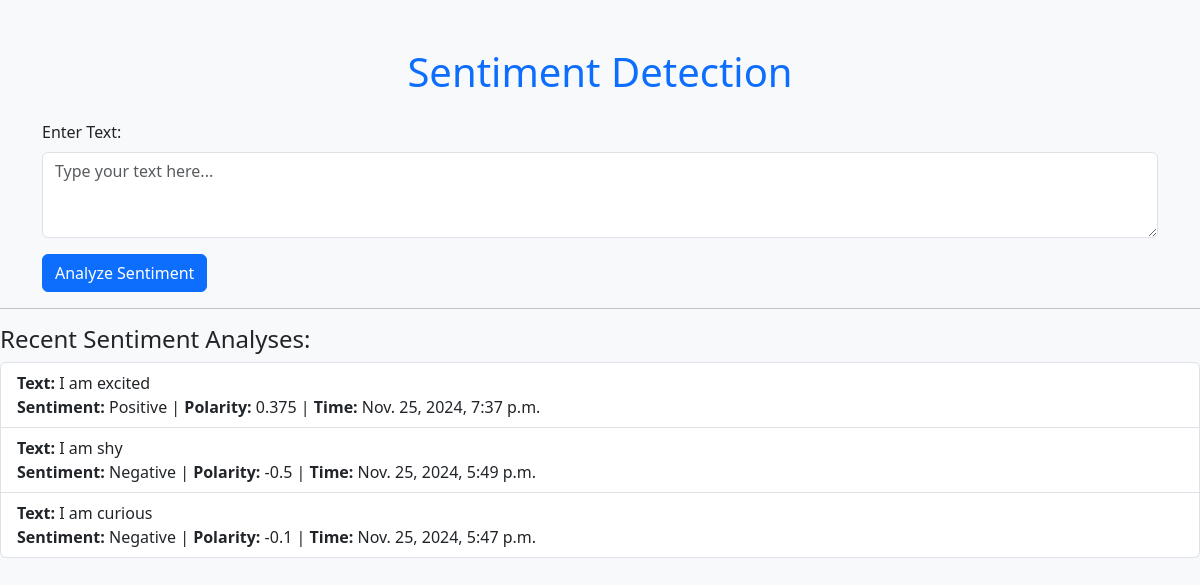
The page / on the database its author committed.
### sentiment_app/models.py (models this page shows, shortened)
class SentimentLog(models.Model):
    text = models.TextField()
    sentiment = models.CharField(max_length=10)
    polarity = models.FloatField()
    timestamp = models.DateTimeField(auto_now_add=True)

### sentiment_app/views.py (the view, shortened to what this page needs)
# urls.py: path('', views.sentiment_analysis, name='sentiment_analysis'),
def sentiment_analysis(request):
    context = {}
    context['history'] = SentimentLog.objects.all().order_by('-timestamp')[:5]
    return render(request, 'analyze.html', context)

### sentiment_app/templates/analyze.html (shortened to what this page needs)
{% load static %}
<!DOCTYPE html>
<html lang="en">
  <head>
    <link
      rel="stylesheet"
      href="https://cdn.jsdelivr.net/npm/bootstrap@5.3.0-alpha1/dist/css/bootstrap.min.css"
    />
  </head>
  <body class="bg-light">
    <div class="container mt-5">
      <h1 class="text-center text-primary">Sentiment Detection</h1>
      <form method="POST" class="mt-4">
        <div class="mb-3">
          <label for="text" class="form-label">Enter Text:</label>
          <textarea
            id="text"
            name="text"
            class="form-control"
            rows="3"
            placeholder="Type your text here..."
          >
{{ user_text|default:'' }}</textarea
          >
        </div>
        <button type="submit" class="btn btn-primary">Analyze Sentiment</button>
      </form>
    </div>
    <hr />
    <h4>Recent Sentiment Analyses:</h4>
    <ul class="list-group">
      {% for log in history %}
      <li class="list-group-item">
        <strong>Text:</strong> {{ log.text }} <br />
        <strong>Sentiment:</strong> {{ log.sentiment }} |
        <strong>Polarity:</strong> {{ log.polarity }} |
        <strong>Time:</strong> {{ log.timestamp }}
      </li>
      {% endfor %}
    </ul>
  </body>
</html>

### rows shown on the page
SentimentLog: text "I am excited", sentiment "Positive", polarity "0.375", timestamp "Nov. 25, 2024, 7:37 p.m."
SentimentLog: text "I am shy", sentiment "Negative", polarity "-0.5", timestamp "Nov. 25, 2024, 5:49 p.m."
SentimentLog: text "I am curious", sentiment "Negative", polarity "-0.1", timestamp "Nov. 25, 2024, 5:47 p.m."
